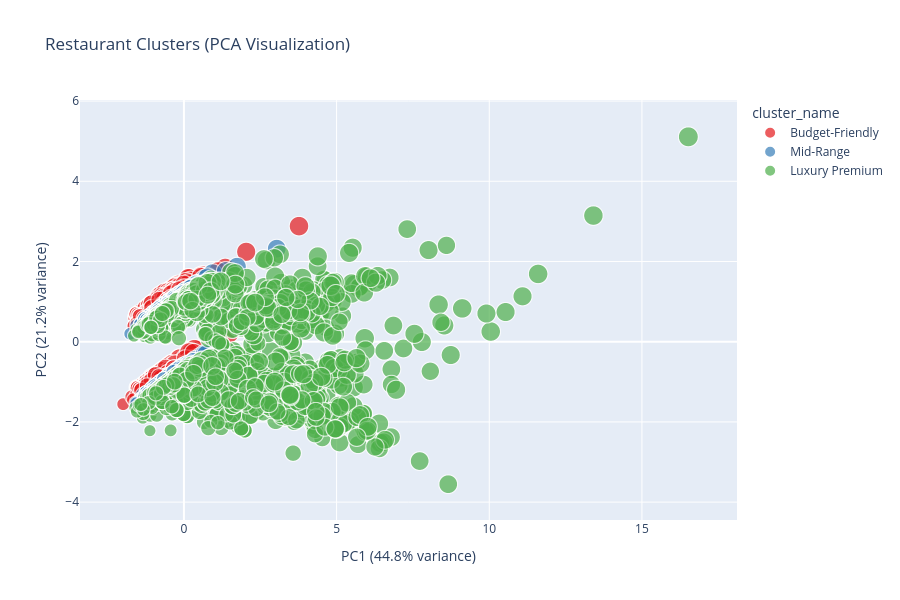

This figure's notebook cell:
### Code cell
# 3. Visualize Clusters (PCA for 2D visualization)
pca = PCA(n_components=2)
pca_features = pca.fit_transform(scaled_features)

cluster_viz = pd.DataFrame({
    'PC1': pca_features[:, 0],
    'PC2': pca_features[:, 1],
    'cluster': df['cluster'],
    'cluster_name': df['cluster_name'],
    'rating': df['rating'],
    'avg_cost': df['avg_cost']
})

fig = px.scatter(
    cluster_viz,
    x='PC1',
    y='PC2',
    color='cluster_name',
    size='rating',
    hover_data=['rating', 'avg_cost'],
    title='Restaurant Clusters (PCA Visualization)',
    labels={'PC1': f'PC1 ({pca.explained_variance_ratio_[0]:.1%} variance)', 
            'PC2': f'PC2 ({pca.explained_variance_ratio_[1]:.1%} variance)'},
    color_discrete_sequence=px.colors.qualitative.Set1
)

fig.update_layout(height=600)
fig.show()

print(f"\nPCA Explained Variance: {pca.explained_variance_ratio_.sum():.2%}")

### Figure 1 — Plotly figure (JSON) as saved in the notebook; plotly's stock layout.template omitted (floating-point values rounded to 4 significant figures; data arrays with more than 128 entries replaced by an {"elided": "..."} marker saying what was removed)
{"data": [{"customdata": {"elided": "2708x2 float values"}, "hovertemplate": "cluster_name=Budget-Friendly<br>PC1 (44.8% variance)=%{x}<br>PC2 (21.2% variance)=%{y}<br>rating=%{customdata[0]}<br>avg_cost=%{customdata[1]}<extra></extra>", "legendgroup": "Budget-Friendly", "marker": {"color": "rgb(228,26,28)", "size": {"elided": "2708 float values"}, "sizemode": "area", "sizeref": 0.01225, "symbol": "circle"}, "mode": "markers", "name": "Budget-Friendly", "showlegend": true, "type": "scattergl", "x": {"elided": "2708 float values"}, "xaxis": "x", "y": {"elided": "2708 float values"}, "yaxis": "y"}, {"customdata": {"elided": "1254x2 float values"}, "hovertemplate": "cluster_name=Mid-Range<br>PC1 (44.8% variance)=%{x}<br>PC2 (21.2% variance)=%{y}<br>rating=%{customdata[0]}<br>avg_cost=%{customdata[1]}<extra></extra>", "legendgroup": "Mid-Range", "marker": {"color": "rgb(55,126,184)", "size": {"elided": "1254 float values"}, "sizemode": "area", "sizeref": 0.01225, "symbol": "circle"}, "mode": "markers", "name": "Mid-Range", "showlegend": true, "type": "scattergl", "x": {"elided": "1254 float values"}, "xaxis": "x", "y": {"elided": "1254 float values"}, "yaxis": "y"}, {"customdata": {"elided": "3143x2 float values"}, "hovertemplate": "cluster_name=Luxury Premium<br>PC1 (44.8% variance)=%{x}<br>PC2 (21.2% variance)=%{y}<br>rating=%{customdata[0]}<br>avg_cost=%{customdata[1]}<extra></extra>", "legendgroup": "Luxury Premium", "marker": {"color": "rgb(77,175,74)", "size": {"elided": "3143 float values"}, "sizemode": "area", "sizeref": 0.01225, "symbol": "circle"}, "mode": "markers", "name": "Luxury Premium", "showlegend": true, "type": "scattergl", "x": {"elided": "3143 float values"}, "xaxis": "x", "y": {"elided": "3143 float values"}, "yaxis": "y"}], "layout": {"height": 600, "legend": {"itemsizing": "constant", "title": {"text": "cluster_name"}, "tracegroupgap": 0}, "title": {"text": "Restaurant Clusters (PCA Visualization)"}, "xaxis": {"anchor": "y", "domain": [0, 1], "title": {"text": "PC1 (44.8% variance)"}}, "yaxis": {"anchor": "x", "domain": [0, 1], "title": {"text": "PC2 (21.2% variance)"}}}}
